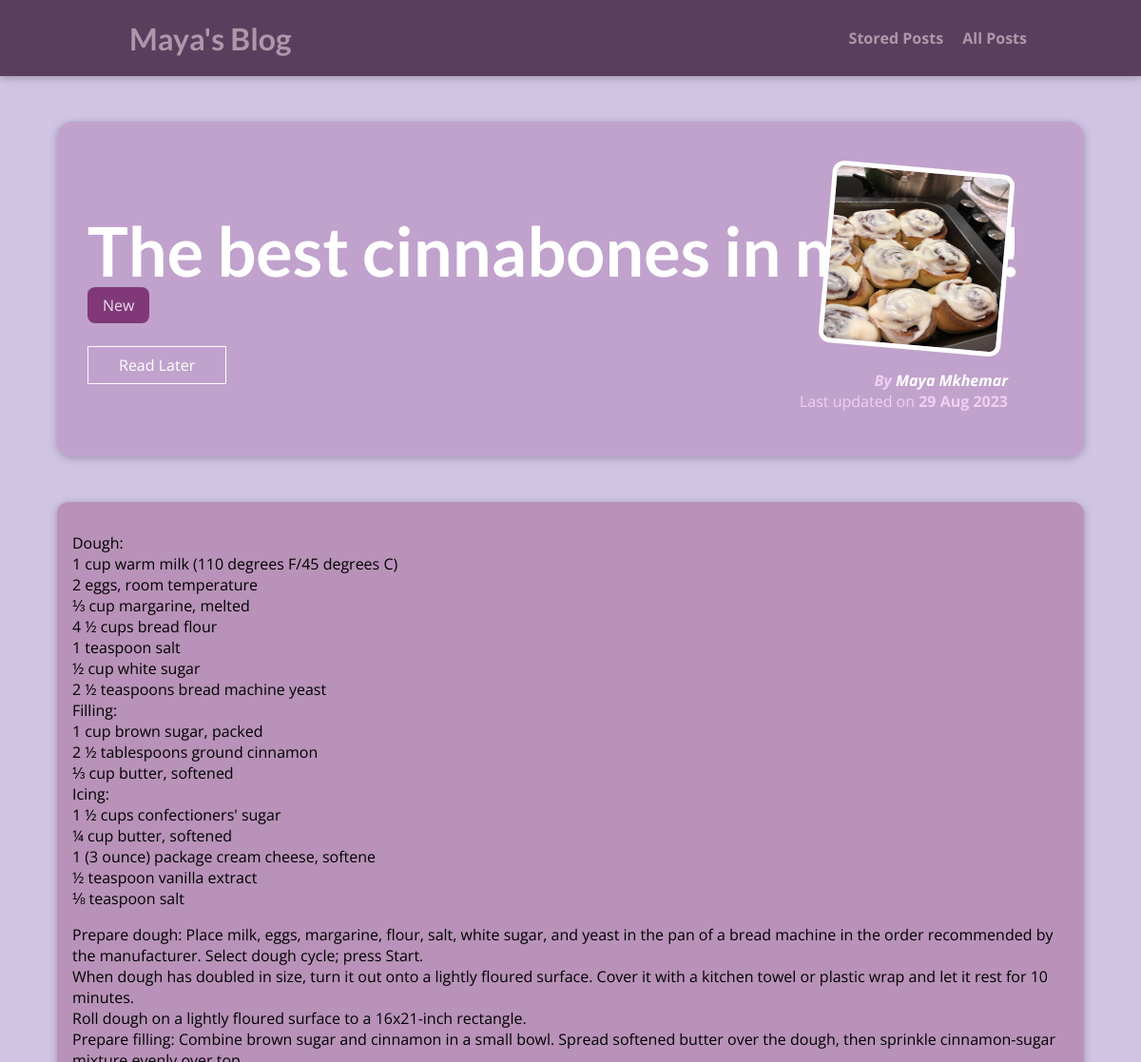
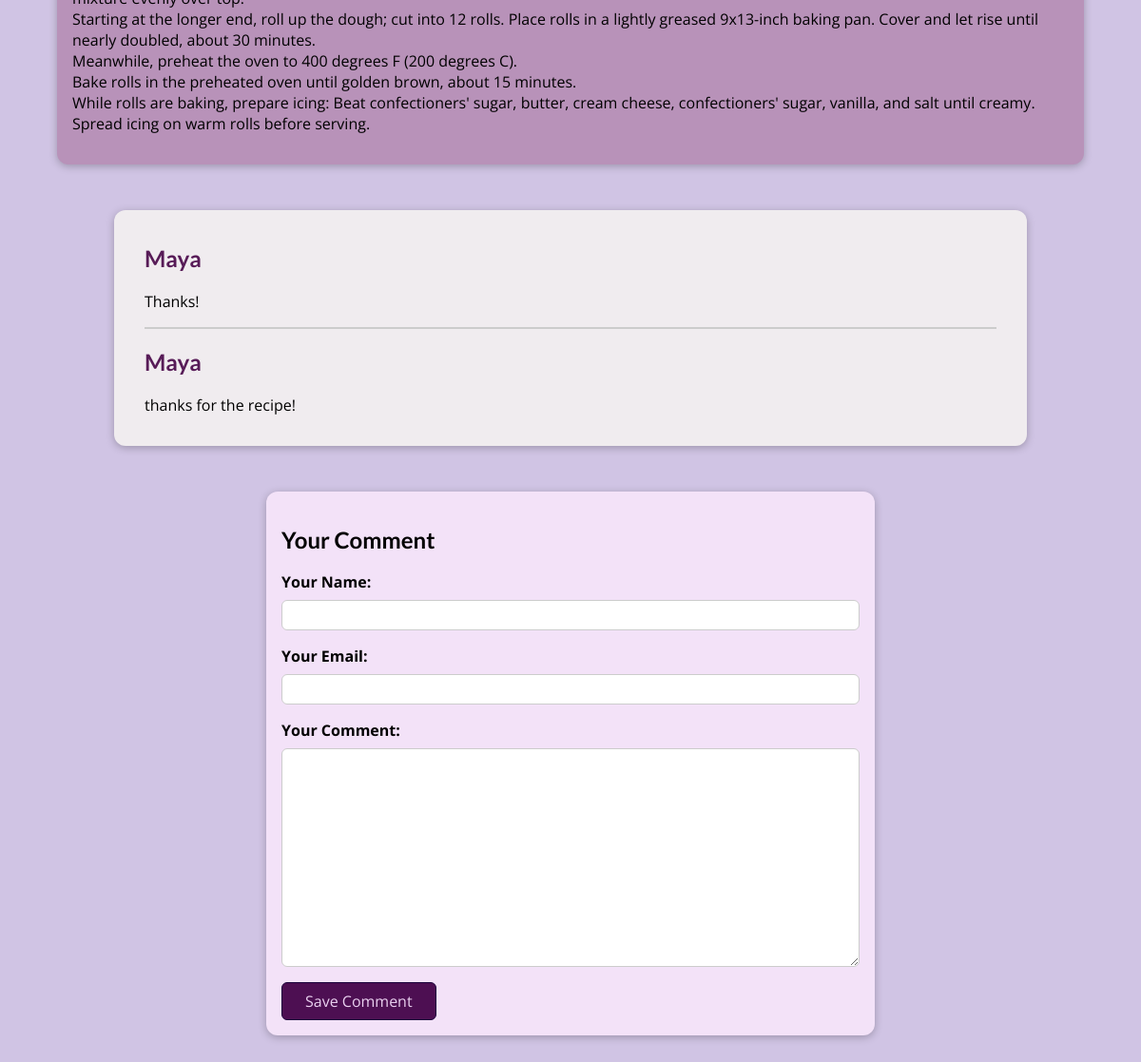
Page /posts/the-best-cinnabones-in-my-life on the committed database (2 pictures, top to bottom).
### blog/models.py (models this page shows, shortened)
class Post(models.Model):
    title = models.CharField(max_length=150)
    excerpt = models.CharField(max_length=200)
    image = models.ImageField(upload_to="posts", null=True)
    date = models.DateField(auto_now=True)
    slug = models.SlugField(unique=True, db_index=True)
    content = models.TextField(validators=[MinLengthValidator(10)])
    author = models.ForeignKey(
        Author, on_delete=models.SET_NULL, null=True, related_name="posts")
    tags = models.ManyToManyField(Tag)

class Tag(models.Model):
    caption = models.CharField(max_length=20)

class Author(models.Model):
    first_name = models.CharField(max_length=100)
    last_name = models.CharField(max_length=100)
    email_address = models.EmailField()
    def full_name(self):
        return f"{self.first_name} {self.last_name}"
    def __str__(self):
        return self.full_name()

class Comment(models.Model):
    user_name = models.CharField(max_length=120)
    user_email = models.EmailField()
    text = models.TextField(max_length=400)
    post = models.ForeignKey(
        Post, on_delete=models.CASCADE, related_name="comments")

### blog/views.py (the view, shortened to what this page needs)
# urls.py: path("posts/<slug:slug>", views.SinglePostView.as_view(),
class SinglePostView(View):
    def is_stored_post(self, request, post_id):
        stored_posts = request.session.get("stored_posts")
        if stored_posts is not None:
          is_saved_for_later = post_id in stored_posts
        else:
          is_saved_for_later = False
        return is_saved_for_later
    def get(self, request, slug):
        post = Post.objects.get(slug=slug)
        context = {
            "post": post,
            "post_tags": post.tags.all(),
            "comment_form": CommentForm(),
            "comments": post.comments.all().order_by("-id"),
            "saved_for_later": self.is_stored_post(request, post.id)
        }
        return render(request, "blog/post-detail.html", context)

### blog/forms.py
class CommentForm(forms.ModelForm):
    class Meta:
        model = Comment
        exclude = ["post"]
        labels = {
          "user_name": "Your Name",
          "user_email": "Your Email",
          "text": "Your Comment"
        }

### blog/templates/blog/post-detail.html (shortened to what this page needs)
{% extends "base.html" %}
{% load static %}
{% block css_files %}
<link rel="stylesheet" href="{% static "blog/post-detail.css" %}" />
{% endblock %}
{% block content %}
<section id="summary">
  <h2>{{ post.title }}</h2>
  <div>
    {% for tag in post_tags %}
      <span class="tag">{{ tag.caption }}</span>
    {% endfor %}
  </div>
  <div id="read-later">
    <form action="{% url "read-later" %}" method="POST">
      <button>
        {% if saved_for_later %}
          Remove from "Read Later" List
        {% else %}
          Read Later
        {% endif %}
      </button>
    </form>
  </div>
  <article>
    <img src="{{ post.image.url }}" alt="{{ post.title }}" />
    <address>By <a href="mailto:{{ post.author.email_address }}">{{ post.author }}</a></address>
    <div>Last updated on <time>{{ post.date|date:"d M Y" }}</time></div>
  </article>
</section>
<main>
  {{ post.content|linebreaks }}
</main>
<section id="comments">
  <ul>
    {% for comment in comments %}
      <li>
        <h2>{{ comment.user_name }}</h2>
        <p>{{ comment.text|linebreaks }}</p>
      </li>
    {% endfor %}
  </ul>
</section>
<section id="comment-form">
  <h2>Your Comment</h2>
  <form action="{% url "post-detail-page" post.slug %}" method="POST">
    {% for form_field in comment_form %}
      <div class="form-control {% if form_field.errors %}invalid{% endif %}">
        {{ form_field.label_tag }}
        {{ form_field }}
      </div>
    {% endfor %}
    <button>Save Comment</button>
  </form>
</section>
{% endblock %}

### templates/base.html (shortened to what this page needs)
{% load static %}
<!DOCTYPE html>
<html lang="en">
<head>
  <link rel="stylesheet" href="{% static "app.css" %}">
  {% block css_files %}{% endblock %}
</head>
<body>
  <header id="main-navigation">
    <h1><a href="{% url "starting-page" %}">Maya's Blog</a></h1>
    <nav>
      <a href="{% url "read-later" %}">Stored Posts</a>
      <a href="{% url "posts-page" %}">All Posts</a>
    </nav>
  </header>
  {% block content %}
  {% endblock %}
</body>
</html>

### static/app.css (style rules this page uses)
* { box-sizing: border-box; }
html { font-family: 'Open Sans', 'Lato', sans-serif; }
body { margin: 0; }
h1, h2, h3 { font-family: 'Lato', sans-serif; font-weight: bold; }
#main-navigation { width: 100%; height: 5rem; display: flex; justify-content: space-between; align-items: center; padding: 0 10%; position: absolute; top: 0; left: 0; }
#main-navigation a { text-decoration: none; color: rgb(177, 150, 171); font-weight: bold; margin-left: 1rem; }

### blog/static/blog/post-detail.css (style rules this page uses)
body { background-color: #d0c4e4; }
#main-navigation { background-color: #5b3e5d; box-shadow: 0 2px 8px rgba(0, 0, 0, 0.25); }
#summary { margin: 8rem auto 3rem auto; padding: 2rem; width: 90%; max-width: 90rem; border-radius: 16px; background-color: #bc98c7c6; position: relative; box-shadow: 0 2px 8px rgba(0, 0, 0, 0.25); height: 22rem; }
#summary h2 { color: white; font-size: 4.5rem; margin-bottom: 0.25rem; }
#summary article { position: absolute; top: 2rem; right: 3rem; padding: 1rem 2rem; border-radius: 12px; text-align: right; color: rgb(241, 207, 240); }
#summary article img { width: 12rem; height: 12rem; border-radius: 12px; transform: rotateZ(5deg); border: 5px solid white; margin-bottom: 1rem; }
#summary address { font-weight: bold; }
#summary a { color: white; text-decoration: none; }
#summary time { font-weight: bold; }
main { width: 90%; max-width: 90rem; margin: 3rem auto; background-color: rgb(184, 146, 185); padding: 1rem; border-radius: 12px; box-shadow: 0 2px 8px rgba(0, 0, 0, 0.25); }
.tag { background-color: rgb(128, 56, 121); color: #ebe1ed; padding: 0.5rem 1rem; border-radius: 8px; }
#comment-form { margin: 3rem auto; width: 90%; max-width: 40rem; border-radius: 12px; background-color: rgb(243, 226, 248); box-shadow: 0 2px 8px rgba(0, 0, 0, 0.25); padding: 1rem; }
#comment-form button { font: inherit; background-color: #4d0f52; color: rgb(234, 209, 240); border: 1px solid #1a023a; padding: 0.5rem 1.5rem; border-radius: 6px; cursor: pointer; }
.form-control { margin-bottom: 1rem; }
.form-control label { font-weight: bold; margin-bottom: 0.5rem; display: block; }
.form-control input, .form-control textarea { display: block; width: 100%; font: inherit; padding: 0.25rem; border-radius: 6px; border: 1px solid #ccc; }
#comments { margin: 3rem auto; width: 90%; max-width: 60rem; border-radius: 12px; background-color: rgb(240, 236, 239); box-shadow: 0 2px 8px rgba(0, 0, 0, 0.25); padding: 1rem 2rem; }
#comments ul { list-style: none; margin: 0; padding: 0; }
#comments li { margin-bottom: 1rem; border-bottom: 2px solid #ccc; }
#comments li:last-of-type { border-bottom: none; }
#comments h2 { color: #571b57; }
#read-later { margin: 2rem 0; }
#read-later button { background-color: transparent; border: 1px solid white; padding: 0.5rem 2rem; font: inherit; color: white; cursor: pointer; }

### rows in the picture
Post: title "The best cinnabones in my life!", image (picture), author "Maya Mkhemar", date "29 Aug 2023", content "Dough: 1 cup warm milk (110 degrees F/45 degrees C) 2 eggs, room temperature ⅓ cup margarine, melted 4 ½ cups bread flour 1 teaspoon salt ½ cup white sugar 2 ½ teaspoons bread machine yeast Filling: 1 cup brown sugar, packed 2 ½ tablespoons ground cinnamon ⅓ cup butter, softened Icing: 1 ½ cups confectioners' sugar ¼ cup butter, softened 1 (3 ounce) package cream cheese, softene ½ teaspoon vanilla extract ⅛ teaspoon salt Prepare dough: Place milk, eggs, margarine, flour, salt, white sugar, and yeast in the pan of a bread machine in the order recommended by the manufacturer. Select dough cycle; press Start. When dough has doubled in size, turn it out onto a lightly floured surface. Cover it…"
Tag: caption "New"
Comment: user_name "Maya", text "Thanks!"
Comment: user_name "Maya", text "thanks for the recipe!"
